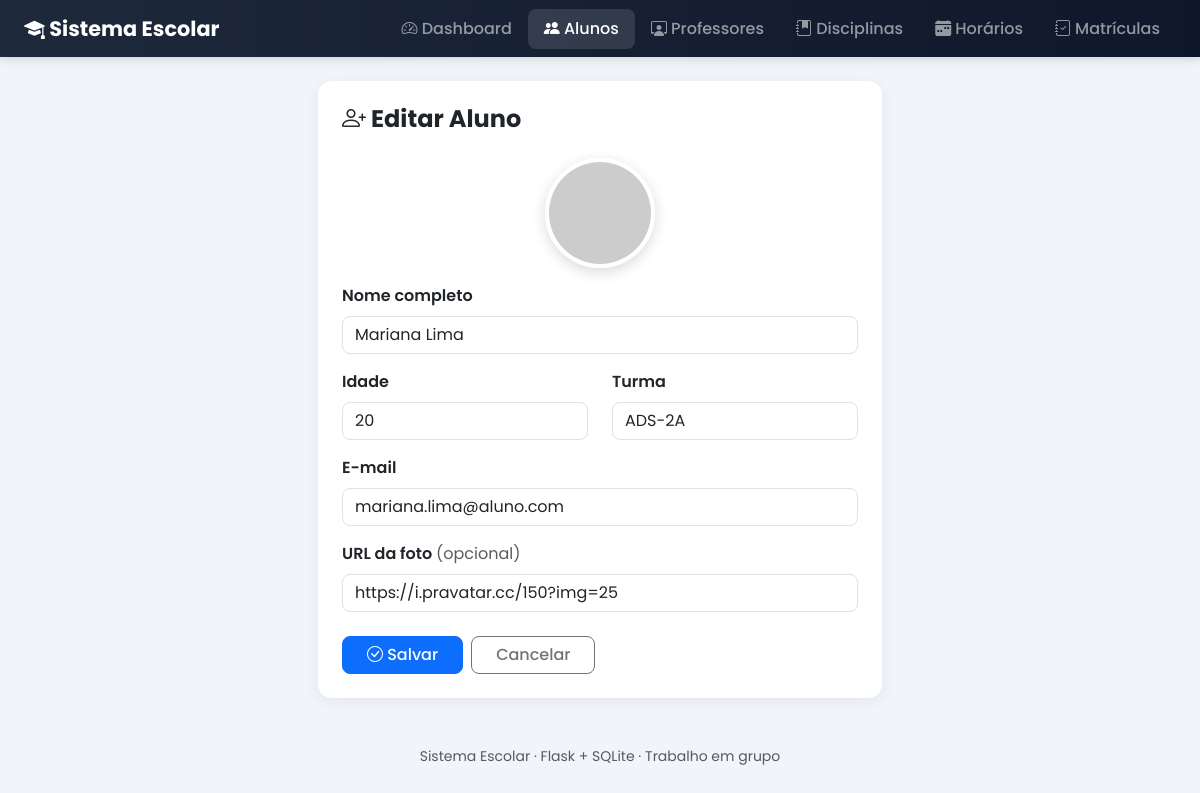
Screenshot of /alunos/editar/2 with the database file from the repository.
### tables this page shows
CREATE TABLE alunos (
            id INTEGER PRIMARY KEY AUTOINCREMENT,
            nome TEXT NOT NULL,
            idade INTEGER NOT NULL,
            email TEXT NOT NULL,
            turma TEXT NOT NULL,
            foto TEXT
        );

### routes/alunos.py (the view, shortened to what this page needs)
@alunos_bp.route("/editar/<int:id>", methods=["GET", "POST"])
def editar(id):
    conn = get_conn()
    aluno = conn.execute("SELECT * FROM alunos WHERE id = ?", (id,)).fetchone()
    if aluno is None:
        conn.close()
        flash("Aluno não encontrado!", "erro")
        return redirect(url_for("alunos.listar"))
    conn.close()
    return render_template("alunos/form.html", aluno=aluno, titulo="Editar Aluno")

### database.py (called while the page is built)
def get_conn():
    conn = sqlite3.connect(DB_NAME)
    conn.row_factory = sqlite3.Row
    conn.execute("PRAGMA foreign_keys = ON")
    return conn

### templates/alunos/form.html (shortened to what this page needs)
{% extends "base.html" %}
{% block content %}
<div class="row justify-content-center">
    <div class="col-lg-6">
        <div class="card card-suave p-4">
            <h4 class="fw-bold mb-4"><i class="bi bi-person-plus"></i> {{ titulo }}</h4>
            {% if aluno %}
            <div class="text-center mb-3">
                <img src="{{ aluno.foto }}" class="avatar-lg" alt="foto atual">
            </div>
            {% endif %}
            <form method="POST">
                <div class="mb-3">
                    <label class="form-label fw-semibold">Nome completo</label>
                    <input type="text" name="nome" class="form-control" required
                           value="{{ aluno.nome if aluno else '' }}" placeholder="Ex: João Pedro Silva">
                </div>
                <div class="row">
                    <div class="col-md-6 mb-3">
                        <label class="form-label fw-semibold">Idade</label>
                        <input type="number" name="idade" min="1" class="form-control" required
                               value="{{ aluno.idade if aluno else '' }}">
                    </div>
                    <div class="col-md-6 mb-3">
                        <label class="form-label fw-semibold">Turma</label>
                        <input type="text" name="turma" class="form-control" required
                               value="{{ aluno.turma if aluno else '' }}" placeholder="Ex: ADS-2A">
                    </div>
                </div>
                <div class="mb-3">
                    <label class="form-label fw-semibold">E-mail</label>
                    <input type="email" name="email" class="form-control" required
                           value="{{ aluno.email if aluno else '' }}" placeholder="aluno@email.com">
                </div>
                <div class="mb-4">
                    <label class="form-label fw-semibold">URL da foto <span class="text-muted fw-normal">(opcional)</span></label>
                    <input type="url" name="foto" class="form-control"
                           value="{{ aluno.foto if aluno else '' }}" placeholder="Deixe em branco para gerar automaticamente">
                </div>
                <div class="d-flex gap-2">
                    <button type="submit" class="btn btn-primary btn-acao px-4">
                        <i class="bi bi-check-circle"></i> Salvar
                    </button>
                    <a href="{{ url_for('alunos.listar') }}" class="btn btn-outline-secondary btn-acao px-4">Cancelar</a>
                </div>
            </form>
        </div>
    </div>
</div>
{% endblock %}

### static/css/style.css (style rules this page uses)
:root { --azul-escuro: #1e293b; --azul: #3b82f6; --roxo: #7c3aed; --verde: #10b981; --laranja: #f59e0b; --rosa: #ec4899; --fundo: #f1f5f9; }
* { font-family: 'Poppins', sans-serif; }
body { background: var(--fundo); }
.card-suave { border: none; border-radius: 14px; box-shadow: 0 4px 16px rgba(0,0,0,0.06); }
.avatar-lg { width: 110px; height: 110px; border-radius: 50%; object-fit: cover; border: 4px solid #fff; box-shadow: 0 4px 14px rgba(0,0,0,0.15); }
.btn-acao { border-radius: 8px; font-weight: 500; }
.form-control, .form-select { border-radius: 8px; }

### rows the page displays
alunos: nome "Mariana Lima", idade "20", turma "ADS-2A", email "mariana.lima@aluno.com", foto "https://i.pravatar.cc/150?img=25"

### other values shown
{{ titulo }} "Editar Aluno"
